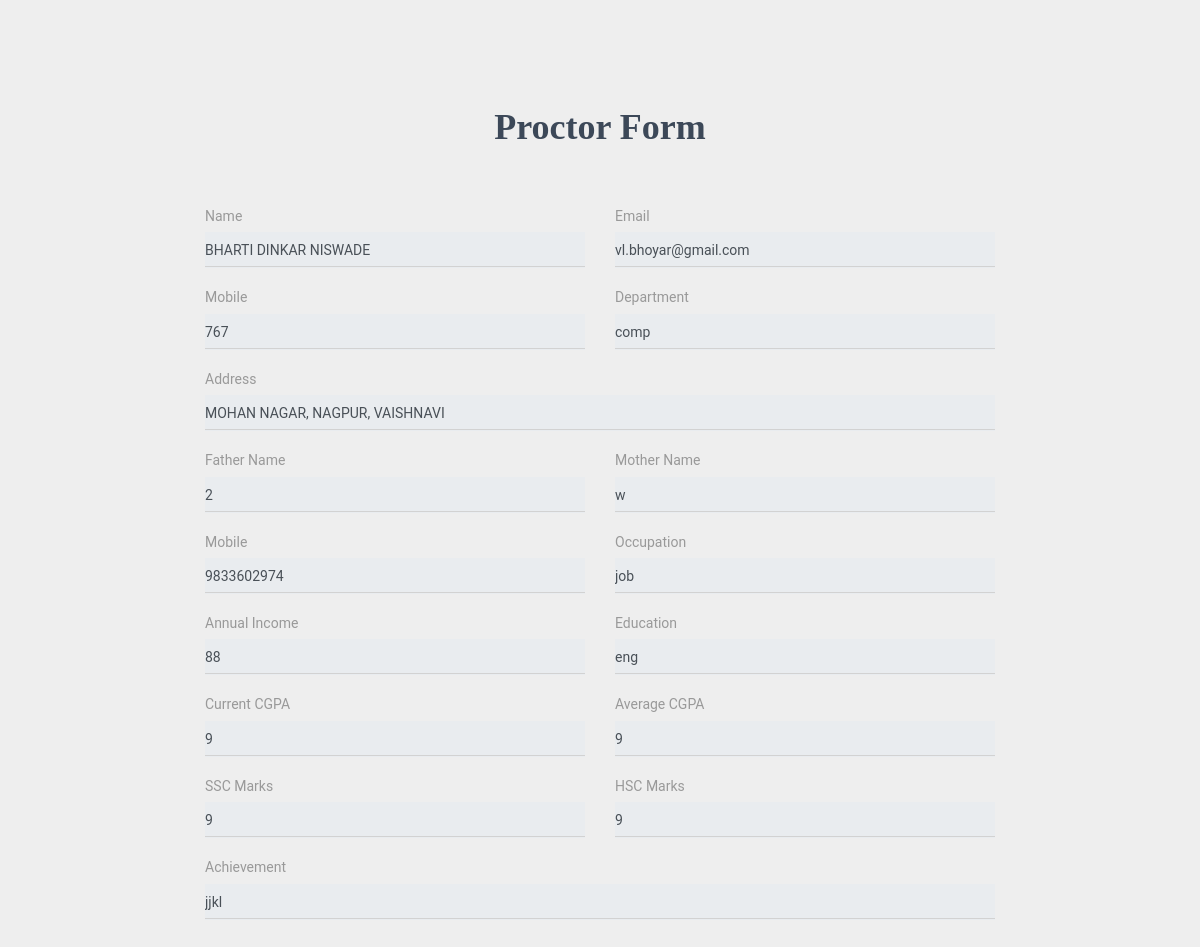
Screenshot of /index/ (signed in) with the database file from the repository.
### portal/models.py (models this page shows, shortened)
class student(models.Model):
	created = models.OneToOneField(User, on_delete=models.CASCADE)
	name= models.CharField(max_length=50)
	email = models.EmailField(max_length=50,null=False,blank=False)
	contact_no = models.CharField(max_length=10,null=False,blank=False)
	dept= models.CharField(max_length=50,null=False,blank=False)
	address= models.CharField(max_length=100,null=False,blank=False)
	father_name=models.CharField(max_length=50,null=False,blank=False)
	mother_name=models.CharField(max_length=50,null=False,blank=False)
	mobile_no=models.IntegerField(default=1,
        validators=[MaxValueValidator(9999999999), MinValueValidator(1)])
	parent_occu=models.CharField(max_length=50,null=False,blank=False)
	parent_income=models.CharField(max_length=50,null=False,blank=False)
	parent_qual=models.CharField(max_length=50,null=False,blank=False)
	current_cgpa=models.CharField(max_length=50,null=False,blank=False)
	avg_cgpa=models.CharField(max_length=50,null=False,blank=False)
	ssc_marks=models.CharField(max_length=50,null=False,blank=False)
	hsc_marks=models.CharField(max_length=50,null=False,blank=False)
	stu_ach=models.CharField(max_length=50,null=False,blank=False)
	uploaded_at = models.DateTimeField(default=datetime.now())

### portal/views.py (the view)
# urls.py: path('index/', views.index, name='index'),
def index(request):
	if request.method == 'POST':
		user_form = Student_update_Form1(data=request.POST or None, instance=request.user.student)
		if user_form.is_valid():
			user_form.save()
			return redirect('student_dashboard')
	else:
		user_form = Student_update_Form1(instance=request.user.student)
	context = {
        'user_form': user_form,
    }
	return render(request, 'portal/teacher_viewform.html', context)

### portal/templates/portal/teacher_viewform.html (shortened to what this page needs)
<!DOCTYPE html>
<html>
<head>
</head>
<body>
{% load staticfiles %}
  <link href="{% static 'css/material-kit.css' %}" rel="stylesheet" />
  <link rel="stylesheet" href="{% static 'css/demo.css' %}" />
<div class="section section-contacts">
        <div class="row">
          <div class="col-md-8 ml-auto mr-auto">
            <h2 class="text-center title">Proctor Form</h2>
            <form class="contact-form" method="post" action="">
              <div class="row">
                <div class="col-md-6">
                  <div class="form-group">
                    <label class="bmd-label-floating">Name</label>
                    {{ user_form.name }}
                  </div>
                </div>
                <div class="col-md-6">
                  <div class="form-group">
                  <label class="bmd-label-floating">Email</label>
                     {{ user_form.email }}
                  </div>
                </div>
              </div>
              <div class="row">
                <div class="col-md-6">
                  <div class="form-group">
                    <label class="bmd-label-floating">Mobile</label>
                    {{ user_form.contact_no }}
                  </div>
                </div>
                <div class="col-md-6">
                  <div class="form-group">
                    <label class="bmd-label-floating">Department</label>
                     {{ user_form.dept }}
                  </div>
                </div>
              </div>
              <div class="form-group">
                <label for="exampleMessage" class="bmd-label-floating">Address</label>
                  {{ user_form.address }}
              </div>
              <div class="row">
                <div class="col-md-6">
                  <div class="form-group">
                    <label class="bmd-label-floating">Father Name</label>
                    {{ user_form.father_name }}
                  </div>
                </div>
                <div class="col-md-6">
                  <div class="form-group">
                    <label class="bmd-label-floating">Mother Name</label>
                     {{ user_form.mother_name }}
                  </div>
                </div>
              </div>
              <div class="row">
                <div class="col-md-6">
                  <div class="form-group">
                    <label class="bmd-label-floating">Mobile</label>
                    {{ user_form.mobile_no }}
                  </div>
                </div>
                <div class="col-md-6">
                  <div class="form-group">
                    <label class="bmd-label-floating">Occupation</label>
                     {{ user_form.parent_occu }}
                  </div>
                </div>
              </div>
              <div class="row">
                <div class="col-md-6">
                  <div class="form-group">
                    <label class="bmd-label-floating">Annual Income</label>
                    {{ user_form.parent_income }}
                  </div>
                </div>
                <div class="col-md-6">
                  <div class="form-group">
                    <label class="bmd-label-floating">Education</label>
                     {{ user_form.parent_qual }}
                  </div>
                </div>
              </div>
              <div class="row">
                <div class="col-md-6">
                  <div class="form-group">
                    <label class="bmd-label-floating">Current CGPA</label>
                    {{ user_form.current_cgpa }}
                  </div>
                </div>
                <div class="col-md-6">
                  <div class="form-group">
                    <label class="bmd-label-floating">Average CGPA</label>
                     {{ user_form.avg_cgpa }}
                  </div>
                </div>
              </div>
              <div class="row">
                <div class="col-md-6">
                  <div class="form-group">
                    <label class="bmd-label-floating">SSC Marks</label>
                    {{ user_form.ssc_marks }}
                  </div>
                </div>
                <div class="col-md-6">
                  <div class="form-group">
                    <label class="bmd-label-floating">HSC Marks</label>
                     {{ user_form.hsc_marks }}
                  </div>
                </div>
              </div>
              <div class="form-group">
                <label for="exampleMessage" class="bmd-label-floating">Achievement</label>
                  {{ user_form.stu_ach }}
              </div>
            </form>
          </div>
        </div>
      </div>
      </body>
</html>

### portal/static/demo/demo.css (style rules this page uses)
.title { margin-top: 30px; min-height: 32px; }
.title.text-center { margin-bottom: 50px; }

### rows the page displays
student: name "BHARTI DINKAR NISWADE", email "vl.bhoyar@gmail.com", contact_no "767", dept "comp", address "MOHAN NAGAR, NAGPUR, VAISHNAVI", father_name "2", mother_name "w", mobile_no "9833602974", parent_occu "job", parent_income "88", parent_qual "eng", current_cgpa "9", avg_cgpa "9", ssc_marks "9", hsc_marks "9", stu_ach "jjkl"
